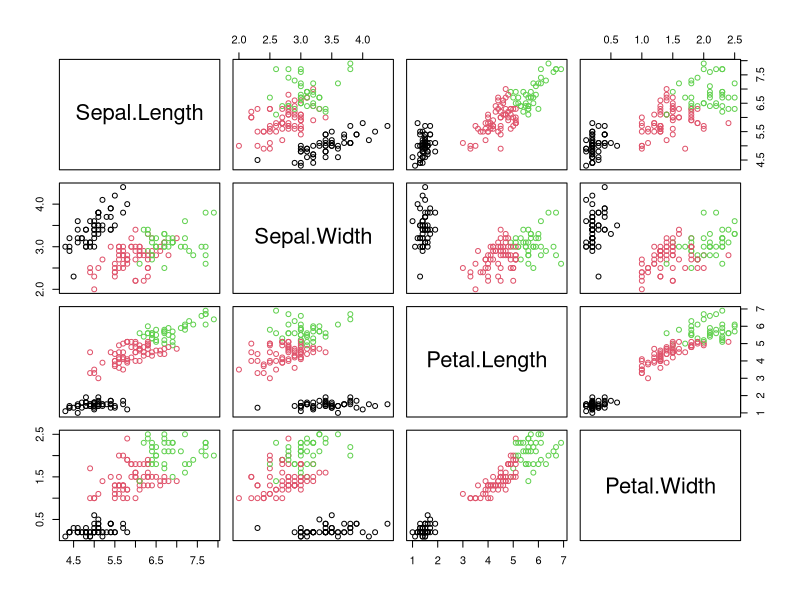
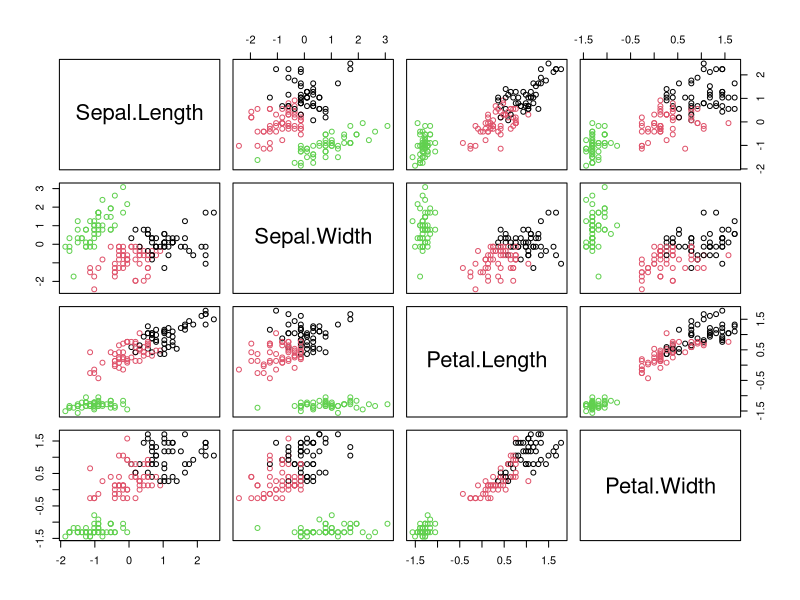

The R script that drew these images, in order:
## ------------------------------------------------------------------------------------------------------------------------------
## a+b
names(iris)
iris4  <- iris[,-5]
siris4 <- scale(iris4)
#
cl1 <- kmeans(iris4, 3)
pairs(iris4, col=cl1$cluster)
cl2 <- kmeans(siris4, 3)
pairs(siris4, col=cl2$cluster)
## c
table(cl1$cluster, iris[,"Species"])
table(cl2$cluster, iris[,"Species"])
table(cl1$cluster, cl2$cluster)
